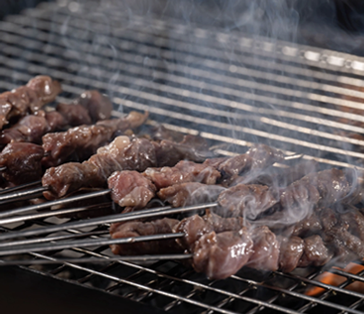
#> input picture test.png, 364 x 314 px
$ python FFT.py
#> lines starting #> are read from the running program, lines starting #| are printed output that depends on the picture
import cv2
import numpy as np
img = cv2.imread('test.png',0)#导入
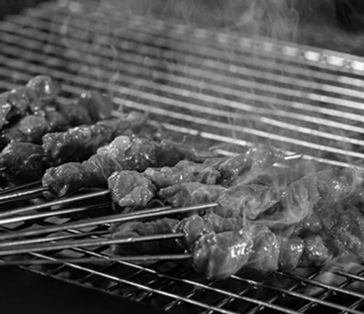
#> img: shape (314, 364); min 0, max 255, mean 85.7
pin_pu = cv2.dft(np.float32(img),flags=cv2.DFT_COMPLEX_OUTPUT)
shift = np.fft.fftshift(pin_pu)#平移
result = 20*np.log(cv2.magnitude(shift[:,:,0],shift[:,:,1]))#映射
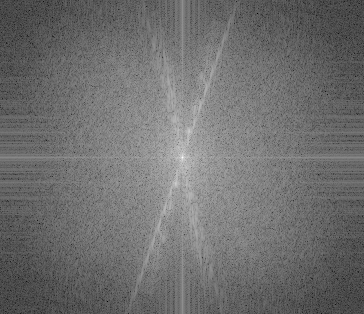
#> result: shape (314, 364) float32; min 3.79, max 321.9, mean 142.2; drawn with min black and max white
fu_du = np.abs(shift)#幅度
fu_du_img = 20*np.log(cv2.magnitude(fu_du[:,:,0],fu_du[:,:,1]))
xiang_wei = np.angle(shift)
xiang_wei_img = 20*np.log(cv2.magnitude(xiang_wei[:,:,0],xiang_wei[:,:,1]))
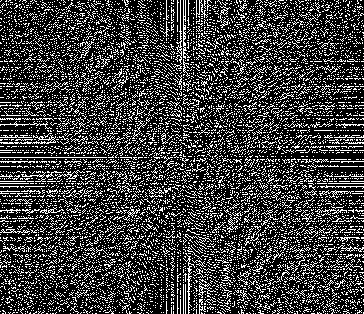
#> xiang_wei_img: shape (314, 364) float32; 25.57% of the values are NaN or infinite; the others: min 22.89, max 29.83, mean 25.17; drawn with min black, max white, NaN and infinite black
cv2.imwrite('fudu.png',fu_du_img)
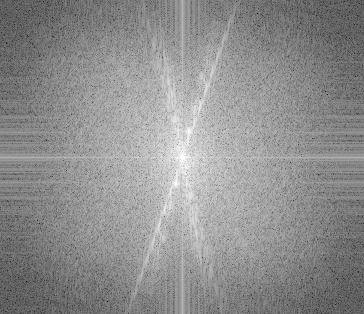
#> saved as fudu.png: shape (314, 364); min 4, max 255, mean 142.2
# cv2.imwrite('.png',result)
cv2.imwrite('xiangwei.png',xiang_wei_img)
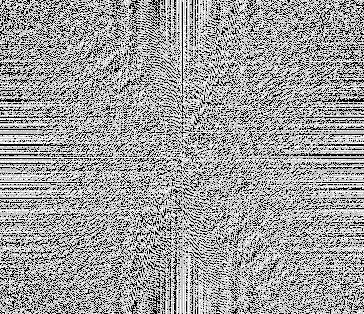
#> saved as xiangwei.png: shape (314, 364); min 0, max 30, mean 18.8; drawn with min black and max white
# [7 lines of commented-out code are left out]

$ run again, with gauss.png copied over test.png
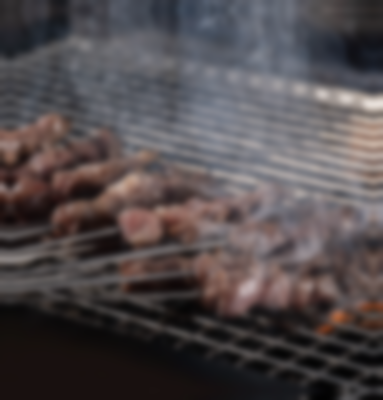
#> input picture gauss.png, 383 x 400 px
#> `cv2.imwrite('fudu.png',fu_du_img)`:
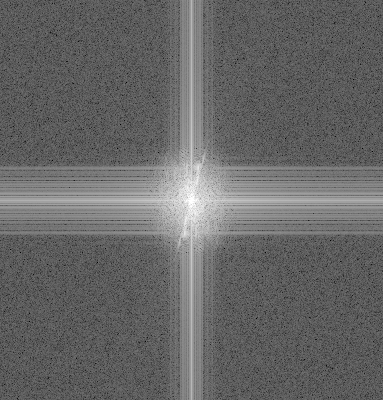
#> saved as fudu.png: shape (400, 383); min 0, max 255, mean 103
#> `cv2.imwrite('xiangwei.png',xiang_wei_img)`:
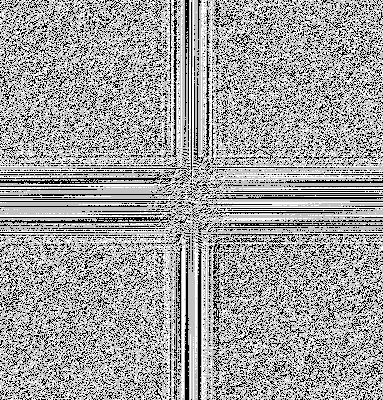
#> saved as xiangwei.png: shape (400, 383); min 0, max 30, mean 19.1; drawn with min black and max white
